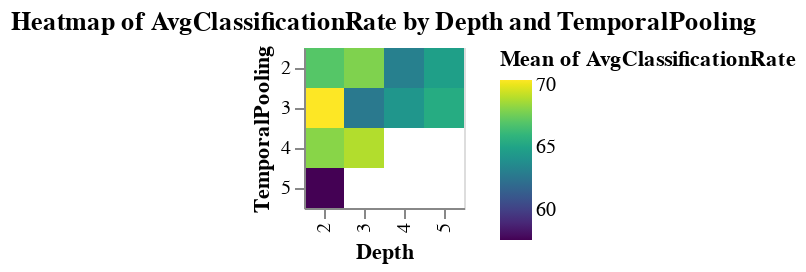

Notebook source saved alongside this figure:
### Code cell
chart = alt.Chart(df).mark_rect().encode(
    x=alt.X('Depth:O'),
    y=alt.Y('TemporalPooling:N'),
    color=alt.Color('mean(AvgClassificationRate):Q', scale=alt.Scale(scheme='viridis')),
    tooltip=['Depth', 'TemporalPooling', 'mean(AvgClassificationRate)']
).properties(
    title='Heatmap of AvgClassificationRate by Depth and TemporalPooling'
)

chart

### Figure 1 — Vega-Lite specification as saved in the notebook (floating-point values rounded to 4 significant figures; data arrays with more than 128 entries replaced by an {"elided": "..."} marker saying what was removed)
{"config": {"view": {"continuousWidth": 300, "continuousHeight": 300}}, "data": {"name": "data-7fa984a1a1fab2569f735dde080d4541"}, "mark": {"type": "rect"}, "encoding": {"color": {"aggregate": "mean", "field": "AvgClassificationRate", "scale": {"scheme": "viridis"}, "type": "quantitative"}, "tooltip": [{"field": "Depth", "type": "quantitative"}, {"field": "TemporalPooling", "type": "quantitative"}, {"aggregate": "mean", "field": "AvgClassificationRate", "type": "quantitative"}], "x": {"field": "Depth", "type": "ordinal"}, "y": {"field": "TemporalPooling", "type": "nominal"}}, "title": "Heatmap of AvgClassificationRate by Depth and TemporalPooling", "$schema": "https://vega.github.io/schema/vega-lite/v5.20.1.json", "datasets": {"data-7fa984a1a1fab2569f735dde080d4541": {"elided": "297 records"}}}
